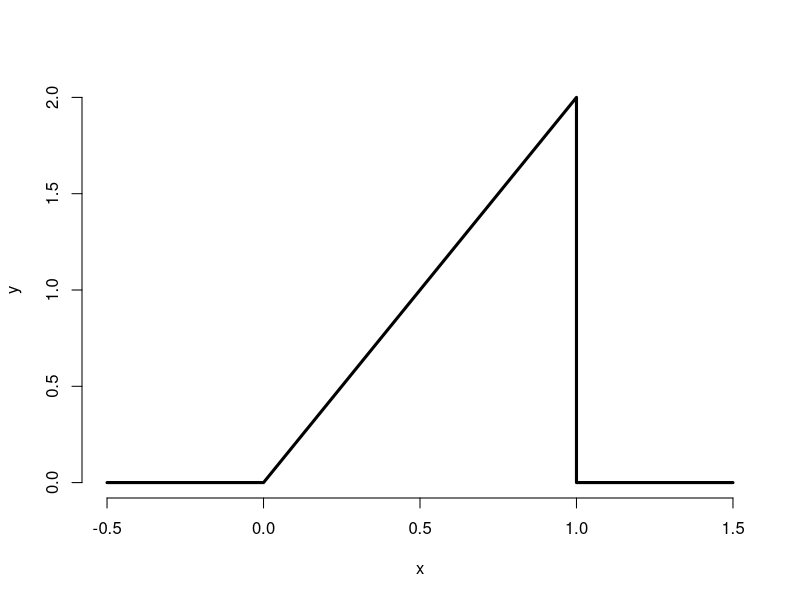
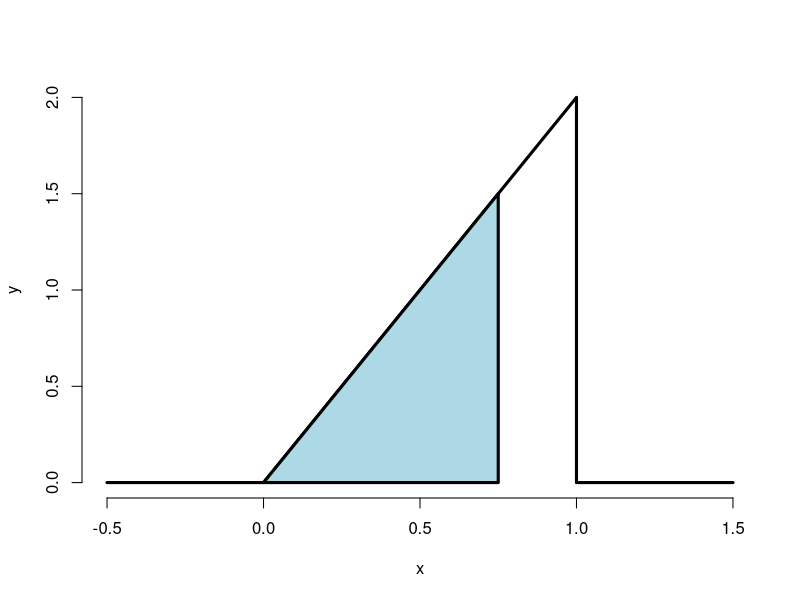

These figures' R source, in order:
## ---- chunk 1
x <- c(-0.5, 0, 1, 1, 1.5); y <- c( 0, 0, 2, 0, 0)
plot(x, y, lwd = 3, frame = FALSE, type = "l")
## ---- chunk 2
plot(x, y, lwd = 3, frame = FALSE, type = "l")
polygon(c(0, .75, .75, 0), c(0, 0, 1.5, 0), lwd = 3, col = "lightblue")
## ---- chunk 3
1.5 * .75 / 2
pbeta(.75, 2, 1)
## ---- chunk 4
pbeta(c(0.4, 0.5, 0.6), 2, 1)
## ---- chunk 5
sqrt(0.5)
## ---- chunk 6
qbeta(0.5, 2, 1)
